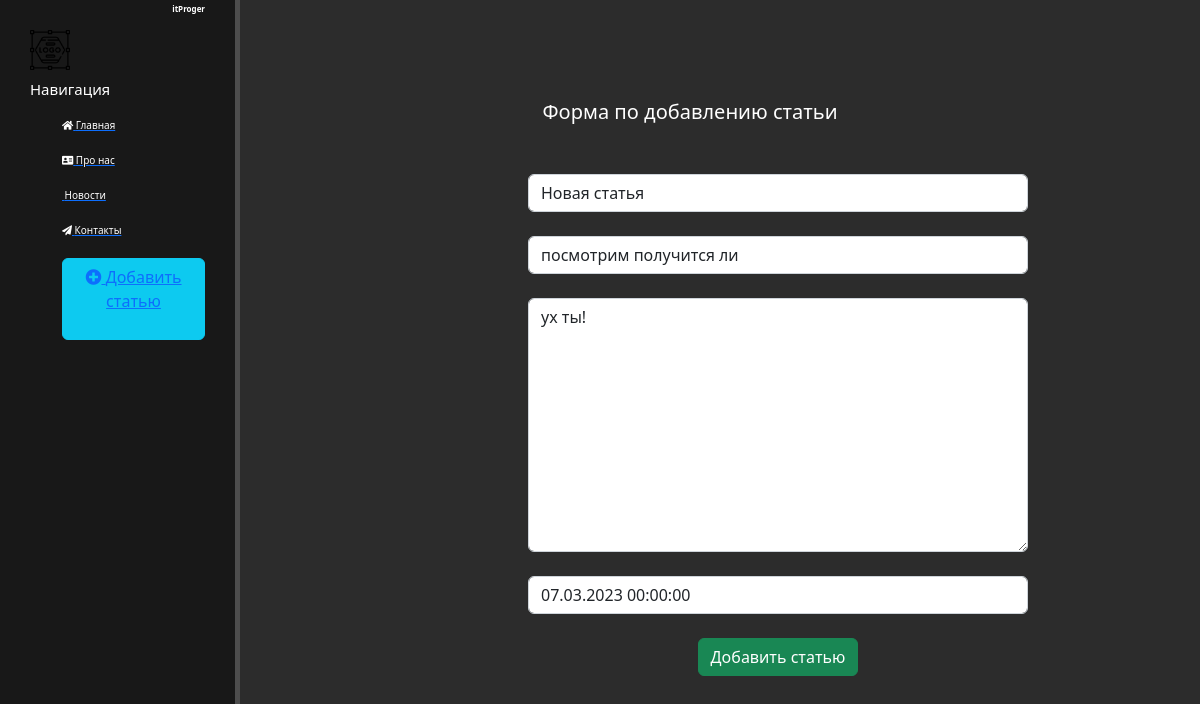
Page /news/4/update on the committed database.
### news/models.py (models this page shows, shortened)
class Articles(models.Model):
    title = models.CharField('Название', max_length=50)
    anons = models.CharField('Анонс', max_length=250)
    full_text = models.TextField('Статья')
    date = models.DateField('Дата публикации')
    class Meta:
        verbose_name = 'Новость'
        verbose_name_plural = 'Новости'

### news/views.py (the view)
# urls.py: path('<int:pk>/update', views.NewsUpdateView.as_view(), name='news-update'),
class NewsUpdateView(UpdateView):
    model = Articles
    template_name = 'news/create.html'
    form_class = ArticlesForm

### news/forms.py
class ArticlesForm(ModelForm):
    class Meta:
        model = Articles
        fields = ['title', 'anons', 'full_text', 'date']
        widgets = {
            'title': TextInput(attrs={
                'class': 'form-control',
                'placeholder': 'Название статьи'
            }),
            'anons': TextInput(attrs={
                'class': 'form-control',
                'placeholder': 'Анонс статьи'
            }),
            'date': DateTimeInput(attrs={
                'class': 'form-control',
                'placeholder': 'Дата публикации'
            }),
            'full_text': Textarea(attrs={
                'class': 'form-control',
                'placeholder': 'Текст статьи'
            })
        }

### news/templates/news/create.html (shortened to what this page needs)
{% extends 'main/layout.html' %}
{% block content %}
    <div class="features">
        <h1>Форма по добавлению статьи</h1>
        <form method="post">
            {{ form.title }}<br>
            {{ form.anons }}<br>
            {{ form.full_text }}<br>
            {{ form.date }}<br>
            <button class="btn btn-success" type="submit"> Добавить статью </button>
        </form>
    </div>
{% endblock %}

### main/static/main/css/main.css (style rules this page uses)
body { background: #2c2c2c; }
main .features { float: left; color: #fff; margin-top: 100px; text-align: center; width: 75%; }
main .features h1 { font-size: 20px; }
form { margin-left: 32%; width: 500px; margin-top: 50px; }

### rows in the picture
Articles: title "Новая статья", anons "посмотрим получится ли", full_text "ух ты!", date "07.03.2023 00:00:00"
